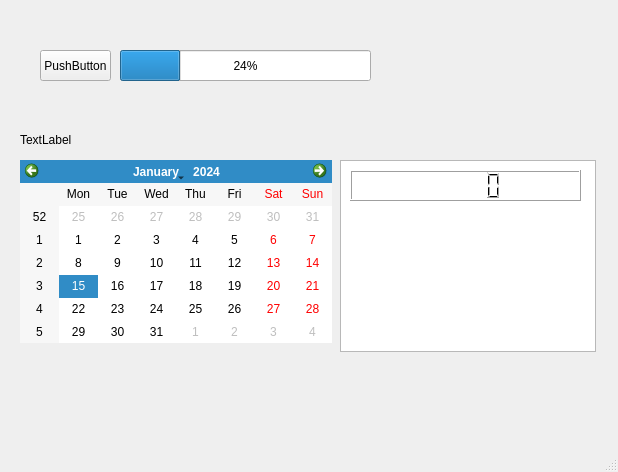
<?xml version="1.0" encoding="UTF-8"?>
<ui version="4.0">
 <class>MainWindow</class>
 <widget class="QMainWindow" name="MainWindow">
  <property name="geometry">
   <rect>
    <x>0</x>
    <y>0</y>
    <width>618</width>
    <height>472</height>
   </rect>
  </property>
  <property name="windowTitle">
   <string>MainWindow</string>
  </property>
  <widget class="QWidget" name="centralwidget">
   <widget class="QPushButton" name="pushButton">
    <property name="geometry">
     <rect>
      <x>40</x>
      <y>50</y>
      <width>71</width>
      <height>31</height>
     </rect>
    </property>
    <property name="styleSheet">
     <string notr="true">pushButton{color: red}</string>
    </property>
    <property name="text">
     <string>PushButton</string>
    </property>
   </widget>
   <widget class="QLabel" name="label">
    <property name="geometry">
     <rect>
      <x>20</x>
      <y>130</y>
      <width>191</width>
      <height>20</height>
     </rect>
    </property>
    <property name="text">
     <string>TextLabel</string>
    </property>
   </widget>
   <widget class="QCalendarWidget" name="calendarWidget">
    <property name="geometry">
     <rect>
      <x>20</x>
      <y>160</y>
      <width>312</width>
      <height>183</height>
     </rect>
    </property>
   </widget>
   <widget class="QLCDNumber" name="lcdNumber">
    <property name="geometry">
     <rect>
      <x>350</x>
      <y>170</y>
      <width>231</width>
      <height>31</height>
     </rect>
    </property>
   </widget>
   <widget class="QGraphicsView" name="graphicsView">
    <property name="geometry">
     <rect>
      <x>340</x>
      <y>160</y>
      <width>256</width>
      <height>192</height>
     </rect>
    </property>
   </widget>
   <widget class="QProgressBar" name="progressBar">
    <property name="geometry">
     <rect>
      <x>120</x>
      <y>50</y>
      <width>251</width>
      <height>31</height>
     </rect>
    </property>
    <property name="value">
     <number>24</number>
    </property>
   </widget>
   <zorder>graphicsView</zorder>
   <zorder>pushButton</zorder>
   <zorder>label</zorder>
   <zorder>calendarWidget</zorder>
   <zorder>lcdNumber</zorder>
   <zorder>progressBar</zorder>
  </widget>
  <widget class="QMenuBar" name="menubar">
   <property name="geometry">
    <rect>
     <x>0</x>
     <y>0</y>
     <width>618</width>
     <height>21</height>
    </rect>
   </property>
  </widget>
  <widget class="QStatusBar" name="statusbar"/>
 </widget>
 <resources/>
 <connections/>
</ui>
